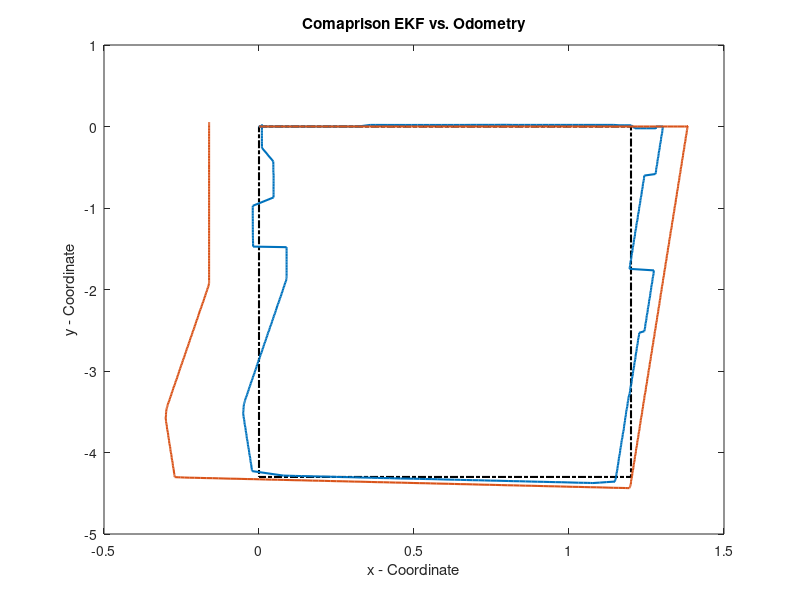

This figure's MATLAB source: (Note: this script raises an error after producing the figure.)
clear all
load('odom_ekf.mat');

markers_x=[0 1.2 1.2 1.2 0 0 0];
markers_y=-[0 0 2.5 4.3 4.3 2.5 0];

figure
plot(markers_x(:),markers_y(:),'-.k','LineWidth',1.5);
hold on

for i=120:289
    ekf(i,1)=odom(121,1);
end
for i=266:290
    ekf(i,2)=odom(121,2);
end
for i=290:320
    ekf(i,1)=odom(i,1)-0.075;
end
for i=321:380
    ekf(i,1)=odom(i,1)-0.11;
end
for i=381:420
    ekf(i,1)=odom(i,1)-0.03;
end
for i=661:747
    ekf(i,:)=ekf(660,:);
end
for i=748:896
    ekf(i,1)=odom(i,1)+0.25;
end
for i=897:923
    ekf(i,1)=ekf(i)+0.1;
end

plot_size_ekf=963;
plot_size_odom=981;

plot(ekf(1:plot_size_ekf,1),ekf(1:plot_size_ekf,2),'LineWidth',1.5);
plot(odom(1:plot_size_odom,1),odom(1:plot_size_odom,2),'LineWidth',1.5);
title('Comaprison EKF vs. Odometry')
xlabel('x - Coordinate');
ylabel('y - Coordinate');
for i=1:100:plot_size_ekf
    
    if (i==801|| i==201 || i==501 || i==1)
        continue
    end
    if (i==701)
        ekf_cov((i-1)*3+1:(i-1)*3+3,1:3)=0.6*ekf_cov((i-1)*3+1:(i-1)*3+3,1:3);
    end
    if (i==401)
        ekf_cov((i-1)*3+1:(i-1)*3+3,1:3)=0.42*ekf_cov((i-1)*3+1:(i-1)*3+3,1:3);
    end
    if (i==901)
        ekf_cov((i-1)*3+1:(i-1)*3+3,1:3)=0.6*ekf_cov((i-1)*3+1:(i-1)*3+3,1:3);
    end
    ellipse_data=ellipse(ekf(i,1),ekf(i,2),ekf_cov((i-1)*3+1:(i-1)*3+3,1:3));
    plot(ellipse_data(:,1),ellipse_data(:,2),'r:','LineWidth',1.5)
    scatter(ekf(i,1),ekf(i,2),'MarkerEdgeColor','0 0.447 0.741','Marker','x')
end
i=370;
    ellipse_data=ellipse(ekf(i,1),ekf(i,2),1.6*ekf_cov((i-1)*3+1:(i-1)*3+3,1:3));
    plot(ellipse_data(:,1),ellipse_data(:,2),'r:','LineWidth',1.5)
   scatter(ekf(i,1),ekf(i,2),'MarkerEdgeColor','0 0.447 0.741','Marker','x')
i=963;
    ellipse_data=ellipse(ekf(i,1),ekf(i,2),0.8*ekf_cov((i-1)*3+1:(i-1)*3+3,1:3));
    plot(ellipse_data(:,1),ellipse_data(:,2),'r:','LineWidth',1.5)
   scatter(ekf(i,1),ekf(i,2),'MarkerEdgeColor','0 0.447 0.741','Marker','x')
i=870;
    ellipse_data=ellipse(ekf(i,1),ekf(i,2),1.1*ekf_cov((i-1)*3+1:(i-1)*3+3,1:3));
    plot(ellipse_data(:,1),ellipse_data(:,2),'r:','LineWidth',1.5)
   scatter(ekf(i,1),ekf(i,2),'MarkerEdgeColor','0 0.447 0.741','Marker','x')
    
legend('Trajectory','EKF','Odometry','Covariance');

plot(markers_x(:),markers_y(:),'-.k','LineWidth',1.5);
axis equal;
matlab2tikz('ekf_odom.tikz', 'height', '\figureheight', 'width', '\figurewidth');

for i=661:820
    ekf(i,:)=ekf(620,:);
end
for i=821:896
    ekf(i,1)=ekf(i,1)+0.15;
end